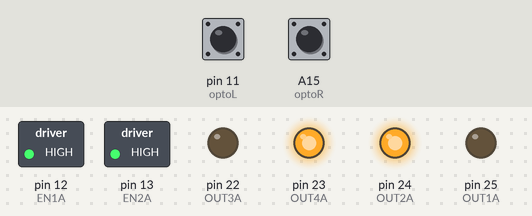
Bench run of a sketch on a simulated Arduino Mega 2560, built with avr-gcc and run on an emulated ATmega2560. Parts: switched loads named in the sketch (green lamp = pin HIGH), output pins drawn as LEDs (lit = HIGH). The inputs (shaded band) are chosen by the test bench; at power-on: pin 11 (optoL) HIGH, A15 (optoR) HIGH.

Above: at 0.1 s.
Timing chart, 0 to 1.6 s (numbered marks = the images above):
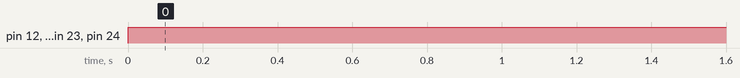

The sketch:

DRC_V1.2_enc.ino
```cpp
#include <TimerOne.h>
#include "PinChangeInterrupt.h"

//for robot using tracks

//****encoder pin assignments
#define optoR A15
#define optoL 11

//****motor pin assignments
#define OUT1A 25     //left track
#define OUT2A 24
#define EN1A  12

#define OUT3A 22    //right track
#define OUT4A 23
#define EN2A  13

//****move commands for moveMotor function
char F='F'; //move forward command
char L='L'; //turn left command
char R='R'; //turn right command
char B='B'; //move backward command
char S='S'; //stop command

//****GPIO assignments for the ultrasonic sensors
int trigPin[6]={0,48,52,50,20,23}; // int array to set which pins to use
int echoPin[6]={0,47,51,49,21,22}; // for the ultrasonic sensors
            //={unused,frontUS,frontRUS,frontLUS,backRUS,backLUS}
int frontUS = 1;  //front sensor
int frontLUS = 2; //front left sensor
int frontRUS = 3; //front right sensor
int backLUS = 4;  //back left sensor
int backRUS = 5;  //back right sensor

//****moveButton pin assignment
int moveButton = 21;

//****ultrasonic min distance
int minDistance = 10; //value to change for sensor minimum distance

//****encoder variables
unsigned int encoderCountR,encoderCountL;
//****timer interrupt variables
unsigned int clockCount;

void setup() {
  //motor pin configurations
  pinMode(OUT1A,OUTPUT);  //
  pinMode(OUT2A,OUTPUT);
  pinMode(EN1A,OUTPUT);
  pinMode(OUT3A,OUTPUT);  //
  pinMode(OUT4A,OUTPUT);
  pinMode(EN2A,OUTPUT);
  //pin change interrupt for encoders
  pinMode(optoR, INPUT_PULLUP);
  pinMode(optoL, INPUT_PULLUP);
  //Serial Monitor enable for debugging
//  Serial.begin(9600);
  //moveButton pinmode
  pinMode(moveButton,INPUT_PULLUP); //enable input pullups for move button (default unpressed state is HIGH);

  //enable interrupts
  Timer1.initialize(100000); // set a timer of length 100000 microseconds (or 0.1 sec - or 10Hz => the led will blink 5 times, 5 cycles of on-and-off, per second)
  Timer1.attachInterrupt( timerIsr ); // attach the service routine here

  attachPCINT(digitalPinToPCINT(optoR), encoderISRright, CHANGE);
  attachPCINT(digitalPinToPCINT(optoL), encoderISRleft, CHANGE);
  }

void moveMotor(char motorDirection, int motorSpeedR, int motorSpeedL){  //port manipulation would work better here

  if (motorDirection=='F'){   //move forward
    digitalWrite(OUT1A,LOW);
    digitalWrite(OUT2A,HIGH);
    analogWrite(EN1A,motorSpeedR);
    digitalWrite(OUT3A,HIGH);
    digitalWrite(OUT4A,LOW);
    analogWrite(EN2A,motorSpeedL);
  }

  if (motorDirection=='R'){ //rotate right
    digitalWrite(OUT1A,LOW);
    digitalWrite(OUT2A,HIGH);
    analogWrite(EN1A,motorSpeedR);
    digitalWrite(OUT3A,LOW);
    digitalWrite(OUT4A,HIGH);
    analogWrite(EN2A,motorSpeedL);
  }

  if (motorDirection=='L'){
    digitalWrite(OUT1A,HIGH);
    digitalWrite(OUT2A,LOW);
    analogWrite(EN1A,motorSpeedR);
    digitalWrite(OUT3A,HIGH);
    digitalWrite(OUT4A,LOW);
    analogWrite(EN2A,motorSpeedL);
  }

  if (motorDirection=='B'){
    digitalWrite(OUT1A,HIGH);
    digitalWrite(OUT2A,LOW);
    analogWrite(EN1A,motorSpeedR);
    digitalWrite(OUT3A,LOW);
    digitalWrite(OUT4A,HIGH);
    analogWrite(EN2A,motorSpeedL);
  }

  if (motorDirection=='S'){
    digitalWrite(OUT1A,HIGH);
    digitalWrite(OUT2A,HIGH);
    analogWrite(EN1A,motorSpeedR);
    digitalWrite(OUT3A,HIGH);
    digitalWrite(OUT4A,HIGH);
    analogWrite(EN2A,motorSpeedL);
  }

}

long pingCheck(int x){ //routine to get the distance from the ultrasonic sensor

  long cm, duration;

  pinMode(trigPin[x], OUTPUT);
  pinMode(echoPin[x], INPUT);

  //sending the signal, starting with LOW for a clean signal
  digitalWrite(trigPin[x], LOW);
  delayMicroseconds(2);
  digitalWrite(trigPin[x], HIGH);
  delayMicroseconds(5);
  digitalWrite(echoPin[x], LOW);

  duration = pulseIn(echoPin[x], HIGH);

  // convert the time into a distance
  // The speed of sound is 340 m/s or 29 microseconds per centimeter.
  // The ping travels out and back, so to find the distance of the
  // object we take half of the distance travelled.

  cm = duration / 29 / 2;
  return cm;
}

void timerIsr(){  //timer interrupt service routine
  clockCount++; //.1ms increment interval
}

void encoderISRleft(void) { //interrupt on change service routine
  if (digitalRead(optoL)==HIGH) encoderCountL++;
}
void encoderISRright(void) { //interrupt on change service routine
  if (digitalRead(optoR)==HIGH) encoderCountR++;
}


void loop() { //main program loop

  moveMotor(R,255,255); //default temporary movement
  encoderCountL=0;
  while(encoderCountL<12){ //GPIO reading using interrupts
//  Serial.println("Right Encoder: " + String(encoderCountR) + " , Left Encoder: " + String(encoderCountL)); //for debugging purposes
      delay(1);
  }
  moveMotor(L,255,255); //default temporary movement
  delay(10);
  moveMotor(S,255,255);
  clockCount=0;
  while(clockCount<50){  //5s delay using interrupts
    Serial.println("Locked");
  }


//  int val1 = pingCheck(frontUS);  //distance reading from sensor 1 in this case the front sensor
//  int val2 = pingCheck(frontRUS);  //distance reading from sensor 2
//  int val3 = pingCheck(frontLUS);  //distance reading from sensor 3
//  int val4 = pingCheck(backRUS);  //distance reading from sensor 4
//  int val5 = pingCheck(backLUS);  //distance reading from sensor 5
//
//  Serial.println("Sensor1: " + String(val1) + " Sensor2: "+ String(val2) + " Sensor3: " + String(val3) + " Sensor4: " + String(val4)+ " Sensor5: " + String(val5)); //for debugging purposes

//  Nested IF statements for prioritization of ultrasonic sensor reading conditions.
//  There are 8 possible sensor reading combinations. For each combination we should prepare a default action for navigation.
//  This is not final.
//  1 - front sensor only detects wall/obstruction (go straight)  implemented
//  2 - front and front-right sensor detects wall/obstruction (turn left) implemented
//  3 - front and front-left sensor detects wall/obstruction (turn right) implemented
//  4 - front-right sensor only detects wall/obstruction (follow right wall)
//  5 - front-left sensor only detects wall/obstruction (follow left wall)
//  6 - no walls are detected (move forward blindly until wall/obstruction is detected) implemented
//  7 - all three sensors detects wall (reverse)
//  8 - front-right and front-left sensors detect wall/obstruction (?)

//****navigate walls using 2 ultrasonic / obstacle avoidance sensors (back-right and back-left) readings

//****balance ultrasonic readings for left or right with slight motor movement adjustments

}
```

Measured:
- by itself, pin 12 (EN1A), pin 13 (EN2A), pin 23 (OUT4A), pin 24 (OUT2A): LOW → HIGH at 0.00 s
